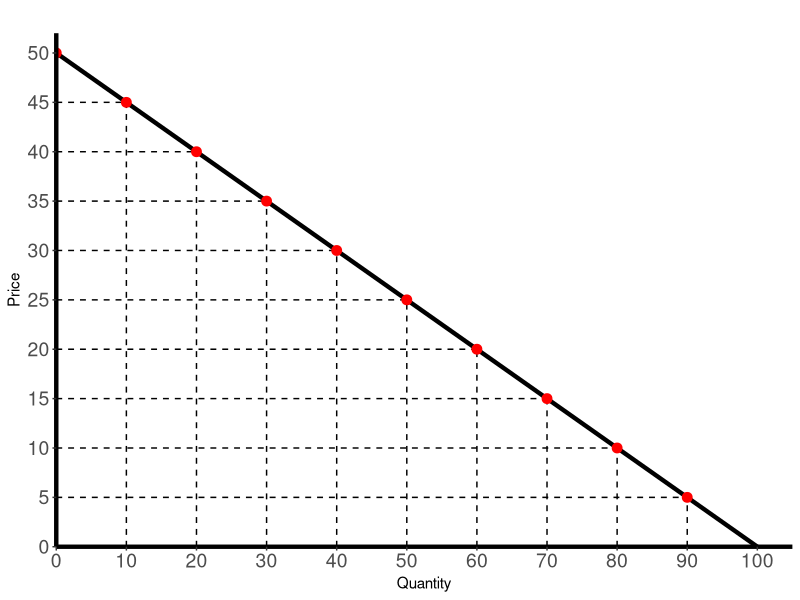

Recreate this plot in R.
## ---- chunk 1

library(ggplot2)

slope<- 2
xinter<- 100

# Define a simple linear demand function: Qd = slope*P + x-intercept
demand_function <- function(P) {
  xinter - slope*P
}

# Create a data frame for the demand curve
prices <- seq(0, 50, by = 5)
demand_df <- data.frame(Price = prices, Quantity = sapply(prices, demand_function))

# Choose several prices and their corresponding quantities
selected_prices <- seq(5, 50, by=5)
selected_quantities <- sapply(selected_prices, demand_function)
highlight_df <- data.frame(Price = selected_prices, Quantity = selected_quantities)

selected_price <- 10 # change this to your selected price

# Compute the quantity at the selected price using the demand function
Q_at_P <- demand_function(selected_price)

# Compute the price when Q=0 
pup<- (xinter-0)/slope

# Calculate the consumer surplus for a given price
integrated_area <- integrate(demand_function, lower=selected_price, upper=pup)$value

# Calculate the cost to the consumer 
con_cost <- selected_price*Q_at_P

# Consumer benefit 
benefit <- integrated_area+con_cost

sol<-round(benefit, digits=3)

# Plot
ggplot(demand_df, aes(x = Quantity, y = Price)) +
  geom_line(linewidth=1.5) +
  labs(title =" ", x = "Quantity", y = "Price") +
  
  # Highlight the selected prices and quantities with dashed lines
  geom_segment(data = highlight_df, aes(x = 0, xend = Quantity, y = Price, yend = Price), linetype = "dashed") +
  geom_segment(data = highlight_df, aes(x = Quantity, xend = Quantity, y = 0, yend = Price), linetype = "dashed") +
  
  # Optional: Add points at the intersections
  geom_point(data = highlight_df, aes(x = Quantity, y = Price), color = "red", size = 3) +
  
  # Adjust the scales to eliminate extra space between the axis and data
  scale_x_continuous(expand = c(0, 0), limits=c(0,105), breaks=c(unique(highlight_df$Quantity), 100)) +
  scale_y_continuous(expand = c(0, 0), limits=c(0,52), breaks=seq(0, 52, by=5))  +
  
  # Refine theme for a clean background and emphasized axes
  theme(
    panel.background = element_blank(),
    panel.grid.major = element_blank(),
    panel.grid.minor = element_blank(),
    panel.border = element_blank(),
    axis.line = element_line(color = "black", linewidth =1.5),   # Emphasize the axis lines
    axis.text = element_text(size=14)
    )
